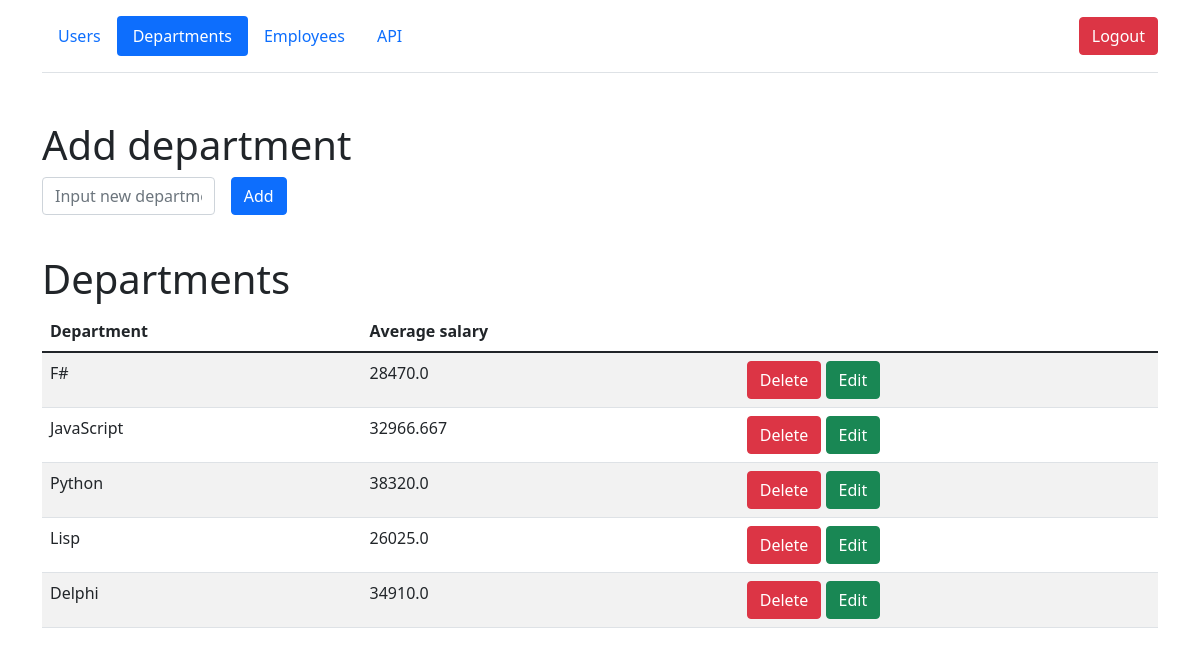
Before: /departments (signed in) with the older database file.
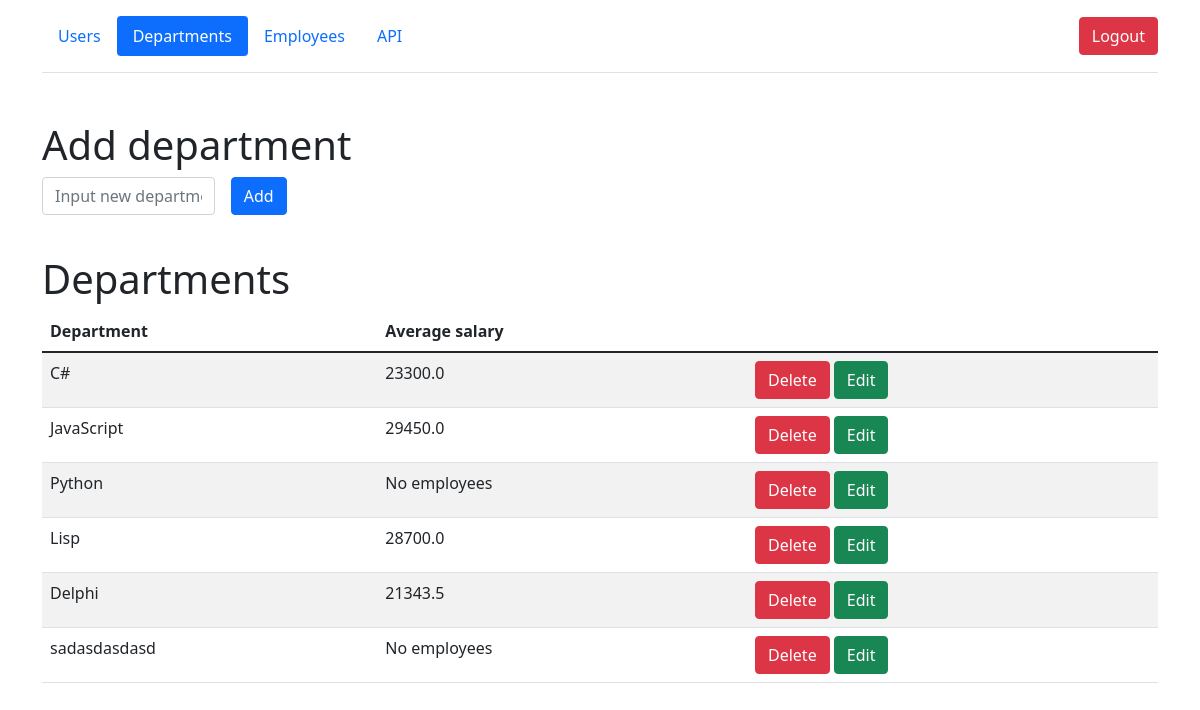
After: the same page with the newer database file.
### models/departments.py (models this page shows, shortened)
class Departments(db.Model):
    __table_args__ = {'extend_existing': True}
    id = db.Column(db.Integer, primary_key=True)
    department = db.Column(db.String(50), nullable=False)

### views/api.py (the view)
@api.route('/departments', methods=['POST', 'GET'])
@login_required
def departments_page():
    departments = Departments.query.all()
    employees = Employees.query.all()
    dnt_salary = avg_salaries(departments, employees)
    if session.get('user') == ADMIN:
        if request.method == 'POST':
            department = request.form.get('department')
            if department and not Departments.query.filter_by(department=department).first():
                add_dnt(department)
            return redirect('/departments')
        return render_template('departments.html', departments=departments, dnt_salary=dnt_salary)
    return render_template('departments_for_users.html', departments=departments, dnt_salary=dnt_salary)

### models/users.py (called while the page is built)
@login_manager.user_loader
def load_user(user_id):
    return User.query.get(user_id)

### service/__init__.py (called while the page is built)
def avg_salaries(departments, employees):
    dnt_salary = {}
    for dnt in departments:
        dnt_salary[dnt.department] = []
    for emp in employees:
        for dnt in departments:
            if emp.department == dnt.department:
                dnt_salary[dnt.department].append(emp.salary)
    for dnt_name in dnt_salary:
        avg_salary = None
        if dnt_salary[dnt_name]:
            avg_salary = 0
            for salary in dnt_salary[dnt_name]:
                avg_salary += salary
            avg_salary /= len(dnt_salary[dnt_name])
            dnt_salary[dnt_name] = round(avg_salary, 3)
        else:
            avg_salary = 'No employees'
            dnt_salary[dnt_name] = avg_salary
    return dnt_salary

### views/api.py (called while the page is built)
@api.before_request
def make_session_permanent():
    session.permanent = False

@api.after_request
def redirect_to_sign_in(response):
    if response.status_code == 401:
        return redirect(url_for('api.login_page') + '?next=' + request.url)
    return response

### templates/departments.html (shortened to what this page needs)
{% extends 'base.html' %}
{% block body %}
<div class="container">
        <header class="d-flex flex-wrap align-items-center justify-content-center justify-content-md-between py-3 mb-4 border-bottom">
          <ul class="nav nav-pills">
              <li class="nav-item"><a href="/users" class="nav-link">Users</a></li>
            <li class="nav-item"><a href="/departments" class="nav-link active">Departments</a></li>
            <li class="nav-item"><a href="/employees" class="nav-link">Employees</a></li>
              <li class="nav-item"><a href="/api_list" class="nav-link">API</a></li>
          </ul>
            <div class="col-md-3 text-end">
                <a href="/logout">
                    <button type="button" class="btn btn-danger">Logout</button>
                </a>
              </div>
        </header>
</div>
    <div class="container mt-5">
        <h1>Add department</h1>
        <form method="post" class="row g-3 needs-validation">
            <div class="col-md-2">
                <input type="text" name="department" id="department" class="form-control" placeholder="Input new department">
            </div>
            <div class="col-md-2">
                <button class="btn btn-primary" type="submit">Add</button>
            </div>
            <div>
                <br>
            </div>
        </form>
        <h1>Departments</h1>
        <table id="data" class="table table-striped">
            <thead>
              <tr>
                <th>Department</th>
                  <th>Average salary</th>
                  <th></th>
              </tr>
            </thead>
            <tbody>
              {% for dnt in departments %}
                <tr>
                        {% if dnt.id == id %}
                     <form method="post" class="row g-3 needs-validation" novalidate>
                            <td>
                                <input type="text" name="new_department" class="form-control" value="{{ dnt.department }}">
                            </td>
                            <td>{% for dnt_name in dnt_salary %}
                              {% if dnt.department == dnt_name %}
                                {{ dnt_salary[dnt_name] }}
                              {% endif %}
                              {% endfor %}
                          </td>
                            <td>
                                <a href="/departments" class="btn btn-danger">Cancel</a>
                                <button class="btn btn-success" type="submit">Change</button>
                            </td>
                     </form>
                        {% else %}
                    <td>
                      {{ dnt.department }}
                    </td>
                  <td>{% for dnt_name in dnt_salary %}
                      {% if dnt.department == dnt_name %}
                        {{ dnt_salary[dnt_name] }}
                      {% endif %}
                      {% endfor %}
                  </td>
                     <td>
                         <a href="/departments/{{ dnt.id }}/del" class="btn btn-danger">Delete</a>
                        <a href="/departments/{{ dnt.id }}/edit" class="btn btn-success">Edit</a>
                    </td>
                    {% endif %}
                </tr>
              {% endfor %}
            </tbody>
  </table>
    </div>
{% endblock %}

Changed rows visible on the page:
changed Departments (number 1 of 6 on the later page): department "F#" → "C#"; department "28470.0" → "23300.0"
computed for Departments "JavaScript": department "32966.667" → "29450.0"
computed for Departments "Python": department "38320.0" → "No employees"
computed for Departments "Lisp": department "26025.0" → "28700.0"
computed for Departments "Delphi": department "34910.0" → "21343.5"
added Departments: department "sadasdasdasd", department "No employees"
